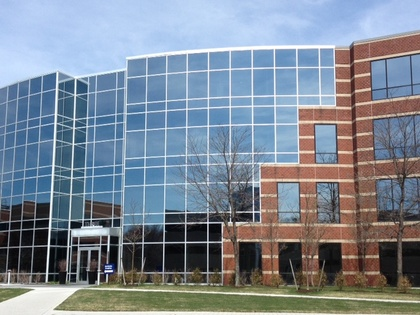
%> input picture data/building2.JPG, 420 x 315 px, shrunk from 640 x 480 before the run
$ octave main.m   (GNU Octave 9; MATLAB toolbox functions it lacks are replaced by stand-ins)
%> lines starting %> are read from the running program, lines starting %| are printed output that depends on the picture
### src/sift.m
% [image, descriptors, locs] = sift(imageFile)
%
% This function reads an image and returns its SIFT keypoints.
%   Input parameters:
%     imageFile: the file name for the image.
%
%   Returned:
%     descriptors: a K-by-128 matrix, where each row gives an invariant
%         descriptor for one of the K keypoints.  The descriptor is a vector
%         of 128 values normalized to unit length.
%     locs: K-by-4 matrix, in which each row has the 4 values for a
%         keypoint location (row, column, scale, orientation).  The
%         orientation is in the range [-PI, PI] radians.
%
% Credits: Thanks for initial version of this program to D. Alvaro and
%          J.J. Guerrero, Universidad de Zaragoza (modified by D. Lowe)

function [ descriptors, locs] = sift(image)
%
% % Load image
% image = imread(imageFile);

% If you have the Image Processing Toolbox, you can uncomment the following
%   lines to allow input of color images, which will be converted to grayscale.
% if isrgb(image)
%    image = rgb2gray(image);
% end

[rows, cols] = size(image);

% Convert into PGM imagefile, readable by "keypoints" executable
f = fopen('tmp.pgm', 'w');
if f == -1
    error('Could not create file tmp.pgm.');
end
fprintf(f, 'P5\n%d\n%d\n255\n', cols, rows);
fwrite(f, image', 'uint8');
fclose(f);

% Call keypoints executable
if isunix
    command = '!./sift ';
else
    command = '!siftWin32 ';
end
command = [command ' <tmp.pgm >tmp.key'];
eval(command);

% Open tmp.key and check its header
g = fopen('tmp.key', 'r');
if g == -1
    error('Could not open file tmp.key.');
end
[header, count] = fscanf(g, '%d %d', [1 2]);
if count ~= 2
    error('Invalid keypoint file beginning.');
end
num = header(1);
len = header(2);
if len ~= 128
    error('Keypoint descriptor length invalid (should be 128).');
end

% Creates the two output matrices (use known size for efficiency)
locs = double(zeros(num, 4));
descriptors = double(zeros(num, 128));

% Parse tmp.key
for i = 1:num
    [vector, count] = fscanf(g, '%f %f %f %f', [1 4]); %row col scale ori
    if count ~= 4
        error('Invalid keypoint file format');
    end
    locs(i, :) = vector(1, :);

    [descrip, count] = fscanf(g, '%d', [1 len]);
    if (count ~= 128)
        error('Invalid keypoint file value.');
    end
    % Normalize each input vector to unit length
    descrip = descrip / sqrt(sum(descrip.^2));
    descriptors(i, :) = descrip(1, :);
end
fclose(g);

### src/main.m
n=2;
im=imread('..\data\building2.jpg');
%> im is the input picture: size 315x420x3 uint8; mean R, G, B 124.8, 135.5, 148.2
im=im(:,:,1);
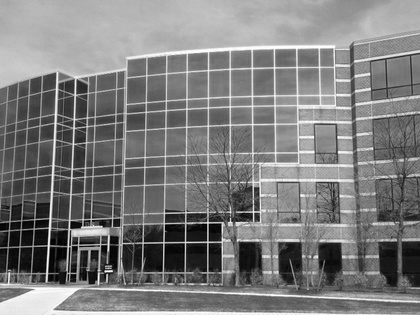
%> im: size 315x420 uint8; min 0, max 255, mean 124.8
[row,column]=size(im);
%> row = 315; column = 420
image=zeros(row*column,n);
image(:,1)=im(:);

im=imread('..\data\building3.jpg');
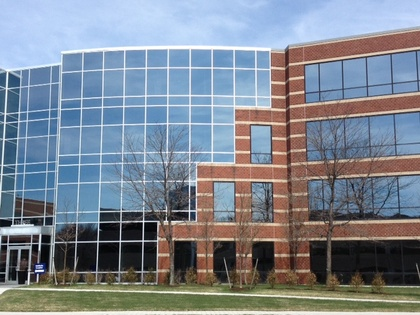
%> input picture data/building3.JPG, 420 x 315 px, shrunk from 640 x 480 before the run
%> im is the input picture: size 315x420x3 uint8; mean R, G, B 125.2, 133.7, 144.9
im=im(:,:,1);
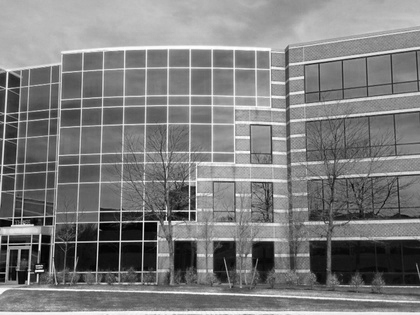
%> im: size 315x420 uint8; min 0, max 255, mean 125.2
%> the run ends on the next line
image(:,2)=im(:);

% [12 lines of commented-out code are left out]
matching_matrix=zeros(n);
for i =1:n-1
    [ des1, loc1] = sift(reshape(image(:,i),row,column));
